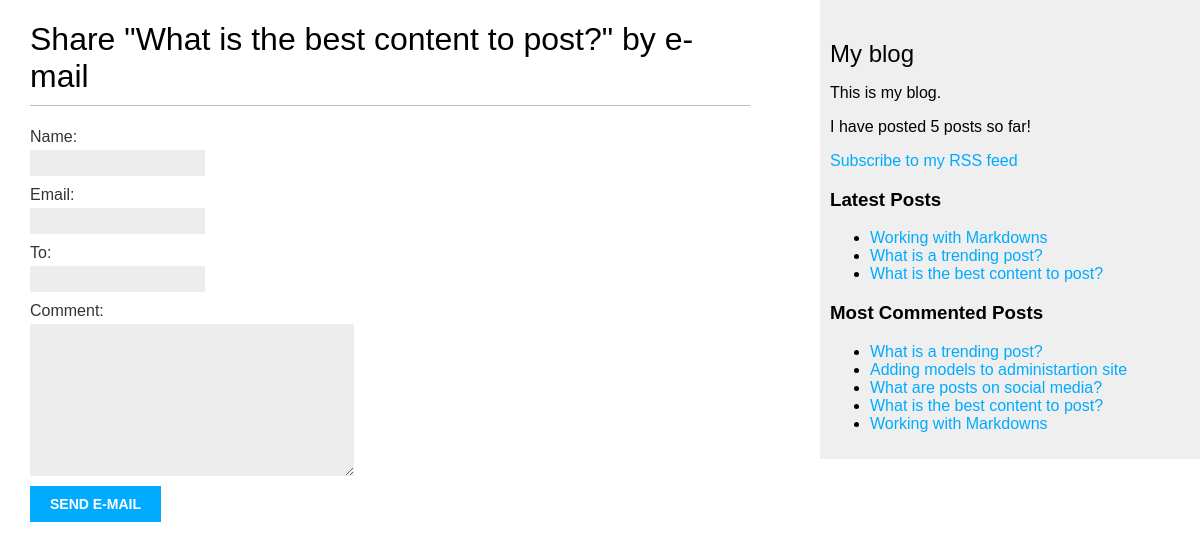
/blog/3/share/, run on the app's committed database.
### blog/models.py (models this page shows, shortened)
class Post(models.Model):
    class Status(models.TextChoices):
        DRAFT = 'DF', 'Draft'
        PUBLISHED = 'PB', 'Published'
    tag = TaggableManager()
    title = models.CharField(max_length = 250)
    slug = models.SlugField(max_length = 250, unique_for_date = 'publish')
    author = models.ForeignKey(User, on_delete = models.CASCADE, related_name = 'blog_posts')
    body = models.TextField()
    publish = models.DateTimeField(default = timezone.now)
    created = models.DateTimeField(auto_now_add = True)
    updated = models.DateTimeField(auto_now = True)
    status = models.CharField(max_length = 2, choices = Status.choices, default = Status.DRAFT)
    objects = models.Manager()
    published = PublishedManager()
    class Meta:
        ordering = ['-publish']
        indexes = [
            models.Index(fields=['-publish']),
        ]
    def get_absolute_url(self):
        return reverse('blog:post_detail', args=[self.publish.year, self.publish.month, self.publish.day, self.slug])

### blog/views.py (the view)
# urls.py: path('<int:post_id>/share/', views.post_share, name='post_share'),
def post_share(request, post_id):
    post = get_object_or_404(Post, id = post_id, status = Post.Status.PUBLISHED)
    sent = False
    if request.method == 'POST':
        form = EmailPostForm(request.POST)
        if form.is_valid():
            cd = form.cleaned_data
            post_url = request.build_absolute_uri(post.get_absolute_url())
            subject = f"Hi! my name is {cd['name']}. I recommend you to read {post.title}"
            comments = f"read {post.title} at {post_url}\n\n my comment: {cd['comment']}"
            send_mail(subject, comments, cd['email'], [cd['to']], fail_silently=False)
            sent = True
    else:
        form = EmailPostForm()
    return render(request, 'blog/post/share.html', {'post': post, 'form': form, 'sent': sent})

### blog/forms.py
class EmailPostForm(forms.Form):
    name = forms.CharField(max_length=25)
    email = forms.EmailField()
    to = forms.EmailField()
    comment = forms.CharField(required=False, widget=forms.Textarea)

### blog/models.py (called while the page is built)
    def get_queryset(self) -> QuerySet:
        return super().get_queryset() \
                .filter(status = Post.Status.PUBLISHED)

### blog/templatetags/blog_tags.py (called while the page is built)
@register.simple_tag
def total_posts():
    count = Post.published.all().count()
    return f"I have posted {count} posts so far!"

@register.inclusion_tag('blog/post/includes/latest_posts.html')
def get_latest_posts(count=3):
    posts = Post.published.all().order_by('-publish')[:count]
    return {'posts':posts}

@register.inclusion_tag('blog/post/includes/latest_posts.html')
def get_most_commented_posts(count=5):
    posts = Post.published.all().annotate(comment = Count('comments')) \
                                    .order_by('-comment')[:count]
    return {'posts':posts}

### blog/templates/blog/post/share.html (shortened to what this page needs)
{% extends 'blog/base.html' %}
{% block content %}
{% if sent %}
<h1>E-mail successfully sent</h1>
<p>
    {{post.title}} successfully sended to {{form.cleaned_data.to}}
</p>
{% else %}
<h1>Share "{{ post.title }}" by e-mail</h1>
<form method="post">
    {{form.as_p}}
    <input type="submit" value="Send e-mail">
</form>
{% endif %}
{% endblock %}

### blog/templates/blog/post/includes/latest_posts.html
{% for post in posts %}
    <li><a href="{{ post.get_absolute_url }}">{{post.title}}</a></li>
{% endfor %}

### blog/static/css/blog.css (style rules this page uses)
body { margin:0; padding:0; font-family:helvetica, sans-serif; }
a { color:#00abff; text-decoration:none; }
h1 { font-weight:normal; border-bottom:1px solid #bbb; padding:0 0 10px 0; }
label { float:left; clear:both; color:#333; margin-bottom:4px; }
input, textarea { clear:both; float:left; margin:0 0 10px; background:#ededed; border:0; padding:6px 10px; font-size:12px; }
input[type=submit] { font-weight:bold; background:#00abff; color:#fff; padding:10px 20px; font-size:14px; text-transform:uppercase; }

### data on the page
Post: title "What is the best content to post?"
Post: title "Working with Markdowns"
Post: title "What is a trending post?"
Post: title "Adding models to administartion site"
Post: title "What are posts on social media?"
